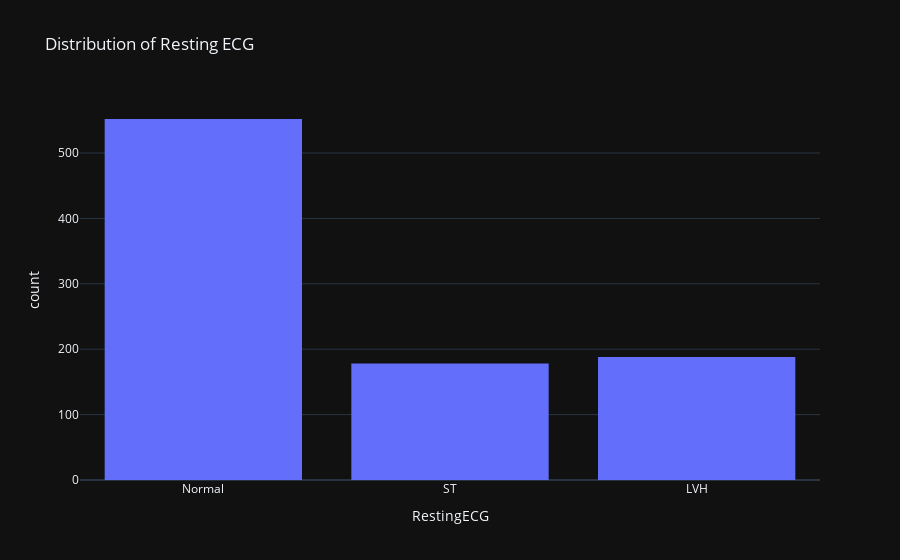

Write notebook code for a chart like this one.
### Code cell
fig=px.histogram(df,
                 x="RestingECG",
                 hover_data=df.columns,
                 title="Distribution of Resting ECG")
fig.show()

### Figure 1 — Plotly figure (JSON) as saved in the notebook; plotly's stock layout.template omitted (floating-point values rounded to 4 significant figures; data arrays with more than 128 entries replaced by an {"elided": "..."} marker saying what was removed)
{"data": [{"bingroup": "x", "hovertemplate": "RestingECG=%{x}<br>count=%{y}<extra></extra>", "legendgroup": "", "marker": {"color": "#636efa", "pattern": {"shape": ""}}, "name": "", "orientation": "v", "showlegend": false, "x": {"elided": "918 str values"}, "xaxis": "x", "yaxis": "y", "type": "histogram"}], "layout": {"xaxis": {"anchor": "y", "domain": [0.0, 1.0], "title": {"text": "RestingECG"}}, "yaxis": {"anchor": "x", "domain": [0.0, 1.0], "title": {"text": "count"}}, "legend": {"tracegroupgap": 0}, "title": {"text": "Distribution of Resting ECG"}, "barmode": "relative"}}
